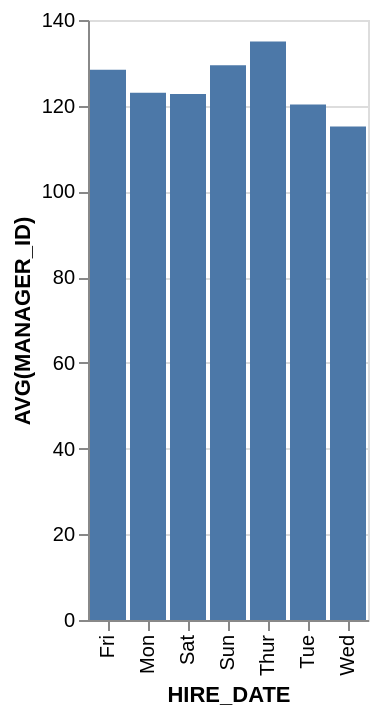

Source (Vega-Lite JSON):
### Vega-Lite specification from a JSON file in a GitHub repository (floating-point values rounded to 4 significant figures)
{"data": {"values": [{"x_data": "Mon", "y_data": 123}, {"x_data": "Tue", "y_data": 120.3}, {"x_data": "Wed", "y_data": 115.1}, {"x_data": "Thur", "y_data": 135}, {"x_data": "Fri", "y_data": 128.4}, {"x_data": "Sat", "y_data": 122.7}, {"x_data": "Sun", "y_data": 129.5}]}, "mark": "bar", "encoding": {"x": {"field": "x_data", "type": "nominal", "title": "HIRE_DATE", "sort": "ascending"}, "y": {"field": "y_data", "type": "quantitative", "title": "AVG(MANAGER_ID)"}}}
